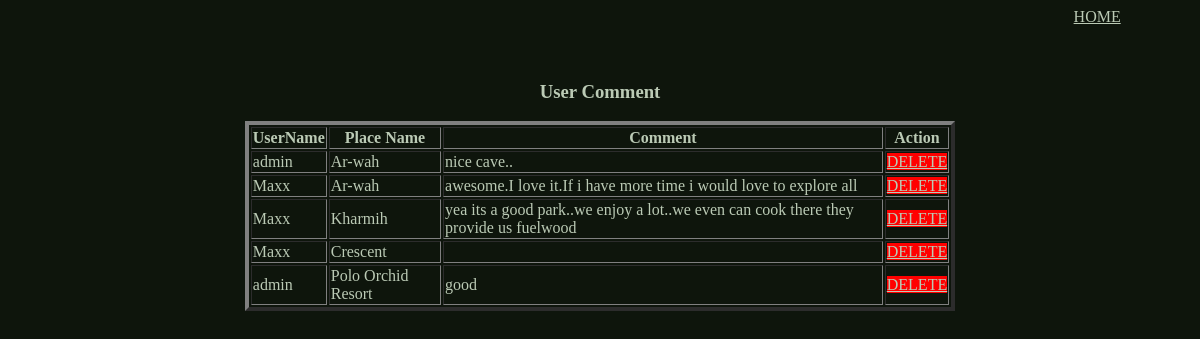
Page /admin/managecomment.php on the committed database.
### tables this page shows
CREATE TABLE IF NOT EXISTS `comlike` (
  `com` varchar(500) DEFAULT NULL,
  `uname` varchar(100) DEFAULT NULL,
  `li` int(11) DEFAULT NULL,
  `dislike` int(11) DEFAULT NULL,
  `id` int(11) NOT NULL AUTO_INCREMENT,
  `pname` varchar(300) NOT NULL,
  PRIMARY KEY (`id`)
);

### admin/managecomment.php (the view, shortened to what this page needs)
<?php require "connection.php";
 ?>
<!DOCTYPE html>
<html lang="en">
<head>
</head>
<body>
<form method="POST" enctype="multipart/form-data">
<a href="dashboard.php" style="margin-left:90%">HOME</a>
<br><br><br>
<center>
<h3>User Comment</h3>
<table border='4' width=60%>
<tr>
<th>UserName</th>   <th>Place Name</th>   <th>Comment</th> <th  colcpan="1">Action</th>
</tr>
</form>
<?php
 $sql9="select * from comlike ";
$result=mysqli_query($conn,$sql9);
if(mysqli_num_rows($result)>0)
{
      while($row = mysqli_fetch_assoc($result))
      {
              echo "<tr>";?>
                <?php
                echo " <td>".$row["uname"]."</td>";
                echo "<td>".$row["pname"]."</td>";
                echo "<td>".$row["com"]."</td>";
                ?>
               	<td>  <a href="managecomment.php?delete=<?php echo $row["id"];?> " class="btn btn-danger">DELETE</a>
                </td>
               <?php  echo "</tr>";
      }
}
?>
</body>
</html>

### admin/managecomment.php (style rules this page uses)
body { background-color:#0e150c; color:#bbcab5; }
a { color:#bbcab5; }
.btn-danger { background :red; }

### rows in the picture
comlike: uname "admin", pname "Ar-wah", com "nice cave.."
comlike: uname "Maxx", pname "Ar-wah", com "awesome.I love it.If i have more time i would love to explore all"
comlike: uname "Maxx", pname "Kharmih", com "yea its a good park..we enjoy a lot..we even can cook there they provide us fuelwood"
comlike: uname "Maxx", pname "Crescent"
comlike: uname "admin", pname "Polo Orchid Resort", com "good"
